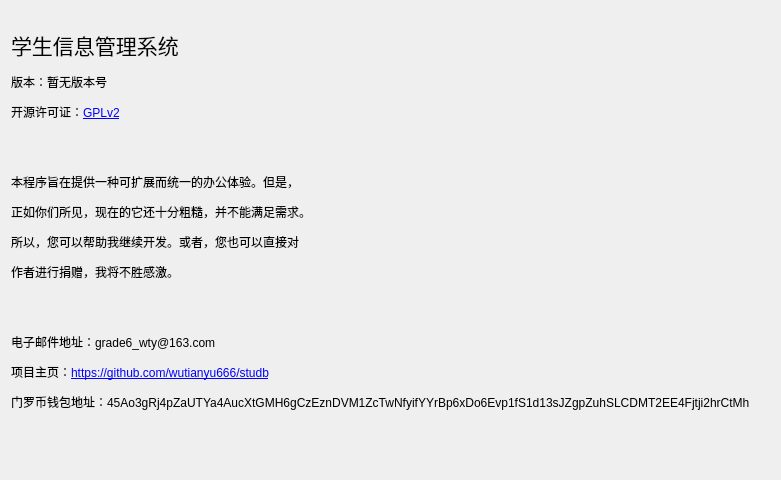
<?xml version="1.0" encoding="UTF-8"?>
<ui version="4.0">
 <class>Dialog_about</class>
 <widget class="QDialog" name="Dialog_about">
  <property name="windowModality">
   <enum>Qt::ApplicationModal</enum>
  </property>
  <property name="geometry">
   <rect>
    <x>0</x>
    <y>0</y>
    <width>781</width>
    <height>480</height>
   </rect>
  </property>
  <property name="font">
   <font>
    <family>Microsoft YaHei UI</family>
   </font>
  </property>
  <property name="windowTitle">
   <string>关于</string>
  </property>
  <layout class="QVBoxLayout" name="verticalLayout">
   <item>
    <widget class="QLabel" name="label">
     <property name="text">
      <string>&lt;html&gt;&lt;head/&gt;&lt;body&gt;&lt;p&gt;&lt;span style=&quot; font-size:16pt;&quot;&gt;学生信息管理系统&lt;/span&gt;&lt;/p&gt;&lt;p&gt;版本：暂无版本号&lt;/p&gt;&lt;p&gt;开源许可证：&lt;a href=&quot;http://www.gnu.org/licenses/old-licenses/gpl-2.0.html&quot;&gt;&lt;span style=&quot; text-decoration: underline; color:#0000ff;&quot;&gt;GPLv2&lt;/span&gt;&lt;/a&gt;&lt;/p&gt;&lt;p&gt;&lt;br/&gt;&lt;/p&gt;&lt;p&gt;本程序旨在提供一种可扩展而统一的办公体验。但是，&lt;/p&gt;&lt;p&gt;正如你们所见，现在的它还十分粗糙，并不能满足需求。&lt;/p&gt;&lt;p&gt;所以，您可以帮助我继续开发。或者，您也可以直接对&lt;/p&gt;&lt;p&gt;作者进行捐赠，我将不胜感激。&lt;/p&gt;&lt;p&gt;&lt;br/&gt;&lt;/p&gt;&lt;p&gt;电子邮件地址：grade6_wty@163.com&lt;/p&gt;&lt;p&gt;项目主页：&lt;a href=&quot;https://github.com/wutianyu666/studb&quot;&gt;&lt;span style=&quot; text-decoration: underline; color:#0000ff;&quot;&gt;https://github.com/wutianyu666/studb&lt;/span&gt;&lt;/a&gt;&lt;/p&gt;&lt;p&gt;门罗币钱包地址：45Ao3gRj4pZaUTYa4AucXtGMH6gCzEznDVM1ZcTwNfyifYYrBp6xDo6Evp1fS1d13sJZgpZuhSLCDMT2EE4Fjtji2hrCtMh&lt;/p&gt;&lt;p&gt;&lt;br/&gt;&lt;/p&gt;&lt;/body&gt;&lt;/html&gt;</string>
     </property>
    </widget>
   </item>
  </layout>
 </widget>
 <resources/>
 <connections/>
</ui>
